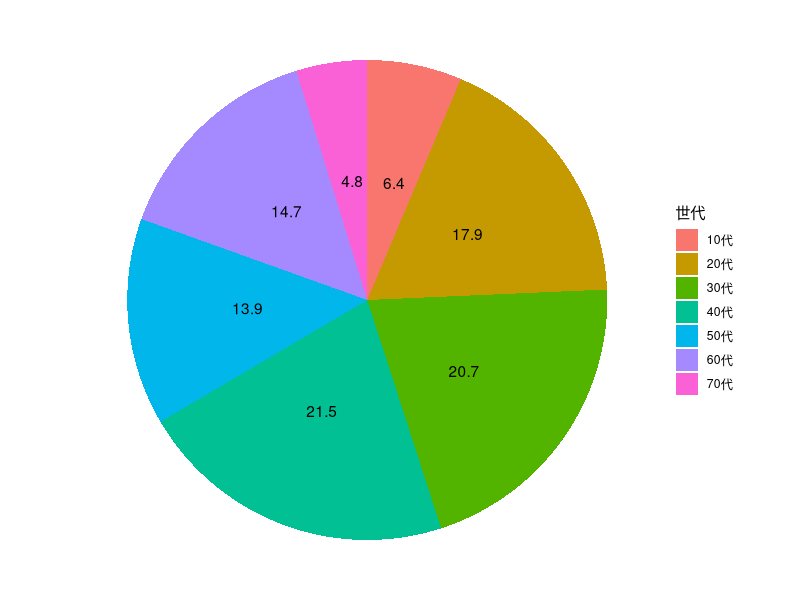

This chart was generated by the following R code:
#2.2.1
library(tidyverse)
x29 <- read_csv("E02P02.csv",col_types="fddd")
ggplot(x29,aes(x="",y=人数,fill=世代))+geom_bar(stat="identity")+
geom_text(aes(y=座標,label=割合))+coord_polar("y",direction=-1)+theme_void()

